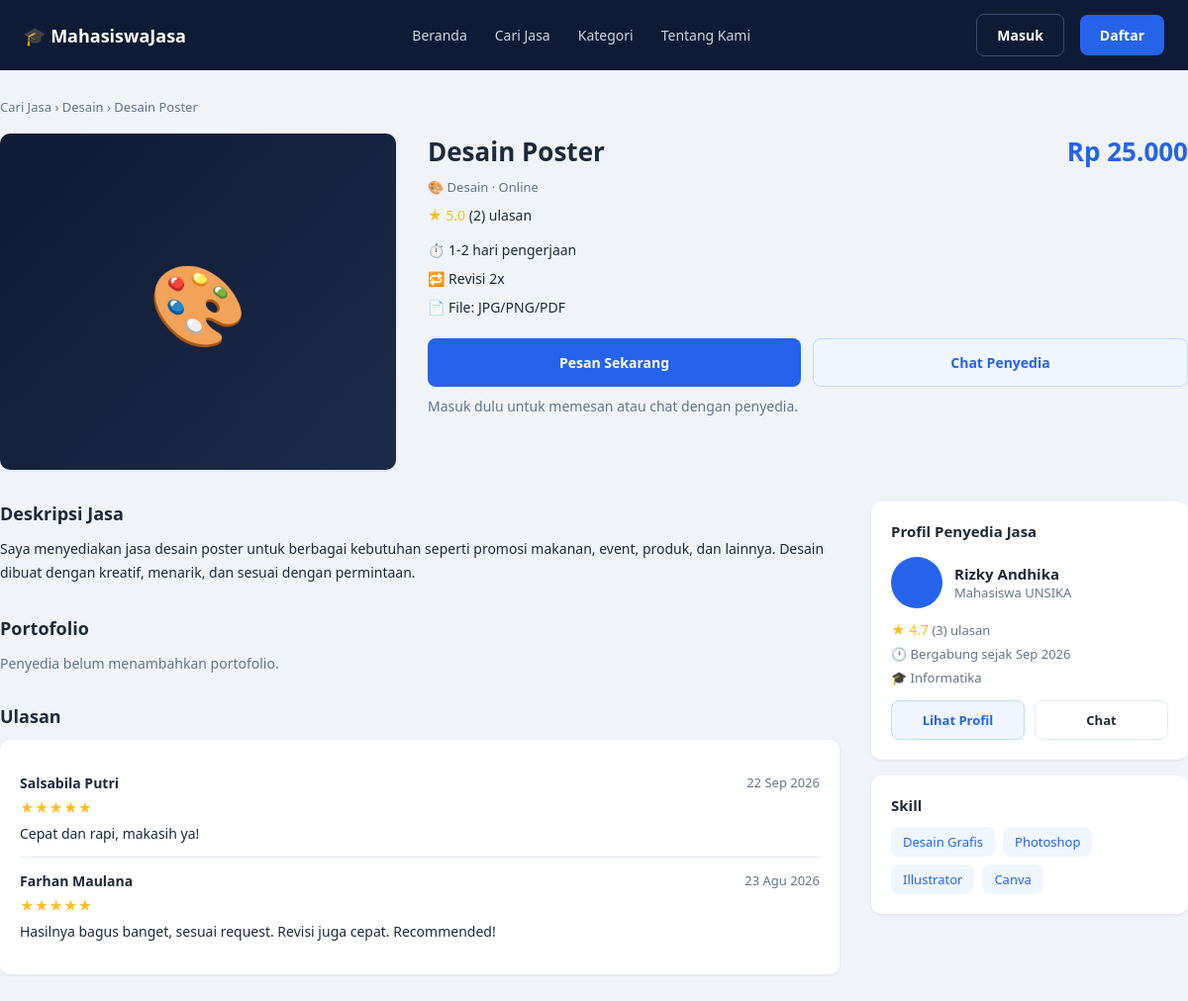
Screenshot of /pages/service_detail.php?id=1 with the database file from the repository.
### tables this page shows
CREATE TABLE jasa (
    id INT AUTO_INCREMENT PRIMARY KEY,
    user_id INT NOT NULL,                       
    kategori_id INT NOT NULL,
    judul VARCHAR(150) NOT NULL,
    deskripsi TEXT NOT NULL,
    harga DECIMAL(12,2) NOT NULL,
    estimasi_pengerjaan VARCHAR(50) DEFAULT NULL,    
    jumlah_revisi INT DEFAULT 0,
    format_file VARCHAR(100) DEFAULT NULL,           
    tipe_jasa ENUM('online','offline') DEFAULT 'online',
    thumbnail VARCHAR(255) DEFAULT NULL,
    status ENUM('aktif','nonaktif') DEFAULT 'aktif',
    created_at TIMESTAMP DEFAULT CURRENT_TIMESTAMP,
    updated_at TIMESTAMP DEFAULT CURRENT_TIMESTAMP ON UPDATE CURRENT_TIMESTAMP,
    FOREIGN KEY (user_id) REFERENCES users(id) ON DELETE CASCADE,
    FOREIGN KEY (kategori_id) REFERENCES kategori(id)
);

CREATE TABLE kategori (
    id INT AUTO_INCREMENT PRIMARY KEY,
    nama_kategori VARCHAR(100) NOT NULL,
    icon VARCHAR(50) DEFAULT NULL,              
    slug VARCHAR(100) NOT NULL UNIQUE
);

CREATE TABLE users (
    id INT AUTO_INCREMENT PRIMARY KEY,
    nama_lengkap VARCHAR(150) NOT NULL,
    email VARCHAR(150) NOT NULL UNIQUE,
    password VARCHAR(255) NOT NULL,            
    no_hp VARCHAR(20) DEFAULT NULL,
    universitas VARCHAR(150) DEFAULT NULL,
    prodi VARCHAR(150) DEFAULT NULL,
    deskripsi TEXT DEFAULT NULL,
    foto_profil VARCHAR(255) DEFAULT NULL,
    is_provider TINYINT(1) DEFAULT 0,           
    status VARCHAR(20) DEFAULT 'aktif',         
    created_at TIMESTAMP DEFAULT CURRENT_TIMESTAMP,
    updated_at TIMESTAMP DEFAULT CURRENT_TIMESTAMP ON UPDATE CURRENT_TIMESTAMP
);

### config/config.php (called while the page is built, shortened)
<?php
function clean($data) {
    return htmlspecialchars(trim((string) $data), ENT_QUOTES, 'UTF-8');
}
function isLoggedIn() {
    return isset($_SESSION['user_id']);
}
function formatRupiah($angka) {
    return 'Rp ' . number_format((float) $angka, 0, ',', '.');
}

### pages/service_detail.php (the view, shortened to what this page needs)
<?php
require_once __DIR__ . '/../config/config.php';
require_once __DIR__ . '/../includes/helpers.php';
$id = (int) ($_GET['id'] ?? 0);
$jasa = $id > 0 ? getServiceDetail($id) : null;
$isOwner = $jasa && isLoggedIn() && (int) $_SESSION['user_id'] === (int) $jasa['user_id'];
$providerId  = (int) $jasa['user_id'];
$portfolio   = getServicePortfolio($id);
$providerStat = getProviderStats($providerId);
$skills      = getUserSkills($providerId);
$reviews     = getServiceReviews($id, 5);
$images = [];
$orderUrl = BASE_URL . '/pages/checkout.php?jasa=' . $id;
$chatUrl  = BASE_URL . '/pages/chat.php?user=' . $providerId . '&jasa=' . $id;
require_once __DIR__ . '/../includes/header.php';
?>
<link rel="stylesheet" href="<?= BASE_URL ?>/assets/css/home.css">
<link rel="stylesheet" href="<?= BASE_URL ?>/assets/css/detail.css">
<div class="container detail-wrap">
    <div class="breadcrumb">
        <a href="<?= BASE_URL ?>/pages/browse.php">Cari Jasa</a> ›
        <a href="<?= BASE_URL ?>/pages/browse.php?kategori=<?= urlencode($jasa['kategori_slug']) ?>"><?= clean($jasa['nama_kategori']) ?></a> ›
        <?= clean($jasa['judul']) ?>
    </div>
    <div class="detail-top">
        <div>
            <div class="gallery-main" id="galleryMain">
                <?php if ($images): ?>
                    <img src="<?= $images[0] ?>" alt="<?= clean($jasa['judul']) ?>" id="galleryImg">
                <?php else: ?>
                    <?= categoryIcon($jasa['kategori_slug']) ?>
                <?php endif; ?>
            </div>
        </div>
        <div>
            <div class="detail-head">
                <h1><?= clean($jasa['judul']) ?></h1>
                <div class="detail-price"><?= formatRupiah($jasa['harga']) ?></div>
            </div>
            <span class="detail-cat"><?= categoryIcon($jasa['kategori_slug']) ?> <?= clean($jasa['nama_kategori']) ?> · <?= clean(ucfirst($jasa['tipe_jasa'])) ?></span>
            <div class="detail-rating"><?= renderRatingText($jasa['avg_rating'], $jasa['review_count']) ?><?= $jasa['review_count'] > 0 ? ' ulasan' : '' ?></div>
            <ul class="detail-facts">
                <?php if ($jasa['estimasi_pengerjaan']): ?>
                    <li>⏱️ <?= clean($jasa['estimasi_pengerjaan']) ?> pengerjaan</li>
                <?php endif; ?>
                <li>🔁 Revisi <?= (int) $jasa['jumlah_revisi'] ?>x</li>
                <?php if ($jasa['format_file']): ?>
                    <li>📄 File: <?= clean($jasa['format_file']) ?></li>
                <?php endif; ?>
            </ul>
            <?php if ($isOwner): ?>
                <div class="own-note">Ini jasa milik kamu<?= $jasa['status'] !== 'aktif' ? ' (saat ini nonaktif, hanya kamu yang bisa melihatnya)' : '' ?>.</div>
            <?php else: ?>
                <div class="detail-actions">
                    <a class="btn btn-primary" href="<?= isLoggedIn() ? $orderUrl : BASE_URL . '/pages/login.php' ?>">Pesan Sekarang</a>
                    <a class="btn btn-outline-blue" href="<?= isLoggedIn() ? $chatUrl : BASE_URL . '/pages/login.php' ?>">Chat Penyedia</a>
                </div>
                <?php if (!isLoggedIn()): ?>
                    <p class="muted-note" style="margin-top:10px;">Masuk dulu untuk memesan atau chat dengan penyedia.</p>
                <?php endif; ?>
            <?php endif; ?>
        </div>
    </div>
    <div class="detail-bottom">
        <div>
            <section class="detail-section">
                <h2>Deskripsi Jasa</h2>
                <p class="desc"><?= nl2br(clean($jasa['deskripsi'])) ?></p>
            </section>
            <section class="detail-section">
                <h2>Portofolio</h2>
                <?php if ($portfolio): ?>
                    <div class="portfolio-grid">
                        <?php foreach ($portfolio as $p): ?>
                            <div class="portfolio-item"><img src="<?= uploadUrl($p['gambar'], 'portfolio') ?>" alt="Contoh hasil kerja" loading="lazy"></div>
                        <?php endforeach; ?>
                    </div>
                <?php else: ?>
                    <p class="muted-note">Penyedia belum menambahkan portofolio.</p>
                <?php endif; ?>
            </section>
            <section class="detail-section">
                <h2>Ulasan</h2>
                <?php if ($reviews): ?>
                    <div class="card">
                        <?php foreach ($reviews as $r): ?>
                            <div class="review-item">
                                <div class="review-top">
                                    <strong><?= clean($r['nama_lengkap']) ?></strong>
                                    <span class="review-date"><?= formatTanggalIndo($r['created_at']) ?></span>
                                </div>
                                <span class="stars"><?= str_repeat('★', (int) $r['rating']) . str_repeat('☆', 5 - (int) $r['rating']) ?></span>
                                <?php if ($r['komentar']): ?>
                                    <p class="review-text"><?= clean($r['komentar']) ?></p>
                                <?php endif; ?>
                            </div>
                        <?php endforeach; ?>
                    </div>
                <?php else: ?>
                    <p class="muted-note">Belum ada ulasan untuk jasa ini.</p>
                <?php endif; ?>
            </section>
        </div>
        <aside>
            <div class="card provider-card">
                <h3>Profil Penyedia Jasa</h3>
                <div class="provider-row">
                    <div class="avatar-lg">
                    </div>
                    <div>
                        <div class="provider-name"><?= clean($jasa['nama_lengkap']) ?></div>
                        <div class="provider-sub">
                            <?= $jasa['universitas'] ? 'Mahasiswa ' . clean($jasa['universitas']) : 'Mahasiswa' ?>
                        </div>
                    </div>
                </div>
                <div class="provider-meta"><?= renderRatingText($providerStat['avg_rating'], $providerStat['review_count']) ?><?= $providerStat['review_count'] > 0 ? ' ulasan' : '' ?></div>
                <div class="provider-meta">🕐 Bergabung sejak <?= formatTanggalIndo($jasa['provider_joined'], false) ?></div>
                <?php if ($jasa['prodi']): ?>
                    <div class="provider-meta">🎓 <?= clean($jasa['prodi']) ?></div>
                <?php endif; ?>
                <div class="provider-actions">
                    <a class="btn btn-outline-blue" href="<?= BASE_URL ?>/pages/profile.php?id=<?= $providerId ?>">Lihat Profil</a>
                    <?php if (!$isOwner): ?>
                        <a class="btn btn-outline" href="<?= isLoggedIn() ? $chatUrl : BASE_URL . '/pages/login.php' ?>">Chat</a>
                    <?php endif; ?>
                </div>
            </div>
            <?php if ($skills): ?>
                <div class="card">
                    <h3 style="font-size:15px;margin:0 0 12px;">Skill</h3>
                    <div class="skill-tags">
                        <?php foreach ($skills as $sk): ?>
                            <span class="skill-tag"><?= clean($sk) ?></span>
                        <?php endforeach; ?>
                    </div>
                </div>
            <?php endif; ?>
        </aside>
    </div>
</div>
<?php require_once __DIR__ . '/../includes/footer.php'; ?>

### assets/css/style.css (style rules this page uses)
:root { --navy: #0F1B34; --navy-light: #1C2B4A; --blue: #2563EB; --blue-dark: #1D4ED8; --bg: #F0F3F8; --white: #FFFFFF; --text: #1E293B; --text-muted: #64748B; --border: #E2E8F0; --star: #FBBF24; --success-bg: #DCFCE7; --success-text: #16A34A; --warning-bg: #FEF3C7; --warning-text: #D97706; --danger-bg: #FEE2E2; --danger-text: #DC2626; --radius: 10px; --shadow: 0 1px 3px rgba(15, 27, 52, 0.08); }
* { box-sizing: border-box; }
body { margin: 0; font-family: 'Segoe UI', -apple-system, BlinkMacSystemFont, Roboto, sans-serif; background: var(--bg); color: var(--text); }
a { text-decoration: none; color: inherit; }
ul { list-style: none; margin: 0; padding: 0; }
.container { max-width: 1200px; margin: 0 auto; padding: 0 24px; }
.btn { display: inline-flex; align-items: center; justify-content: center; gap: 8px; padding: 11px 20px; border-radius: 8px; border: none; font-size: 14px; font-weight: 600; cursor: pointer; transition: background .15s, transform .05s; }
.btn-primary { background: var(--blue); color: var(--white); }
.btn-outline { background: var(--white); color: var(--text); border: 1px solid var(--border); }
.card { background: var(--white); border-radius: var(--radius); box-shadow: var(--shadow); padding: 20px; }
.stars { color: var(--star); font-size: 14px; }

### assets/css/dashboard.css (style rules this page uses)
.card + .card { margin-top: 16px; }

### assets/css/detail.css (style rules this page uses)
.detail-wrap { padding: 28px 0 48px; }
.breadcrumb { font-size: 13px; color: var(--text-muted); margin-bottom: 18px; }
.detail-top { display: grid; grid-template-columns: 400px 1fr; gap: 32px; margin-bottom: 32px; }
.gallery-main { height: 340px; border-radius: var(--radius); overflow: hidden; background: linear-gradient(135deg, var(--navy), var(--navy-light)); display: flex; align-items: center; justify-content: center; font-size: 80px; box-shadow: var(--shadow); }
.detail-head { display: flex; align-items: flex-start; justify-content: space-between; gap: 16px; }
.detail-head h1 { font-size: 26px; margin: 0 0 6px; }
.detail-price { font-size: 26px; font-weight: 700; color: var(--blue); white-space: nowrap; }
.detail-cat { display: inline-block; font-size: 13px; color: var(--text-muted); margin-bottom: 10px; }
.detail-rating { font-size: 14px; margin-bottom: 16px; }
.detail-facts { display: flex; flex-direction: column; gap: 10px; margin-bottom: 22px; font-size: 14px; }
.detail-facts li { display: flex; gap: 10px; align-items: center; }
.detail-actions { display: flex; gap: 12px; }
.detail-actions .btn { flex: 1; padding: 14px 20px; }
.btn-outline-blue { background: #EFF6FF; color: var(--blue); border: 1px solid #BFDBFE; }
.detail-bottom { display: grid; grid-template-columns: 1fr 320px; gap: 32px; align-items: start; }
.detail-section { margin-bottom: 32px; }
.detail-section h2 { font-size: 18px; margin: 0 0 12px; }
.detail-section p.desc { font-size: 14px; line-height: 1.7; color: var(--text); margin: 0; }
.muted-note { font-size: 14px; color: var(--text-muted); }
.review-item { padding: 14px 0; border-bottom: 1px solid var(--border); }
.review-item:last-child { border-bottom: none; }
.review-top { display: flex; justify-content: space-between; font-size: 13px; margin-bottom: 4px; }
.review-top strong { font-size: 14px; }
.review-date { color: var(--text-muted); }
.review-text { font-size: 14px; margin: 6px 0 0; color: var(--text); }
.provider-card h3 { font-size: 15px; margin: 0 0 16px; }
.provider-row { display: flex; align-items: center; gap: 12px; margin-bottom: 12px; }
.avatar-lg { width: 52px; height: 52px; border-radius: 50%; background: var(--blue); color: #fff; display: flex; align-items: center; justify-content: center; font-size: 20px; font-weight: 700; overflow: hidden; flex-shrink: 0; }
.provider-name { font-weight: 700; font-size: 15px; }
.provider-sub { font-size: 13px; color: var(--text-muted); }
.provider-meta { font-size: 13px; color: var(--text-muted); margin-bottom: 6px; }
.provider-actions { display: flex; gap: 10px; margin-top: 14px; }
.provider-actions .btn { flex: 1; padding: 10px; font-size: 13px; }
.provider-card + .card { margin-top: 16px; }
.skill-tags { display: flex; flex-wrap: wrap; gap: 8px; }
.skill-tag { background: #EFF6FF; color: var(--blue); font-size: 13px; padding: 6px 12px; border-radius: 8px; }

### rows the page displays
jasa: kategori.nama_kategori "Desain", judul "Desain Poster", kategori.slug "🎨", harga "Rp 25.000", tipe_jasa "Online", estimasi_pengerjaan "1-2 hari", jumlah_revisi "2", format_file "JPG/PNG/PDF", deskripsi "Saya menyediakan jasa desain poster untuk berbagai kebutuhan seperti promosi makanan, event, produk, dan lainnya. Desain dibuat dengan kreatif, menarik, dan sesuai dengan permintaan.", user.nama_lengkap "Rizky Andhika", user.universitas "UNSIKA", user.created_at "Sep 2026", user.prodi "Informatika"

### other values shown
$avgRating "5.0 4.7"
$reviewCount "2 3"
$r['nama_lengkap'] "Salsabila Putri"
formatTanggalIndo($r['created_at']) "22 Sep 2026"
str_repeat('★', (int) $r['rating']) "★★★★★"
$r['komentar'] "Cepat dan rapi, makasih ya!"
$r['nama_lengkap'] "Farhan Maulana"
formatTanggalIndo($r['created_at']) "23 Agu 2026"
$r['komentar'] "Hasilnya bagus banget, sesuai request. Revisi juga cepat. Recommended!"
$sk "Desain Grafis"
$sk "Photoshop"
$sk "Illustrator"
$sk "Canva"
